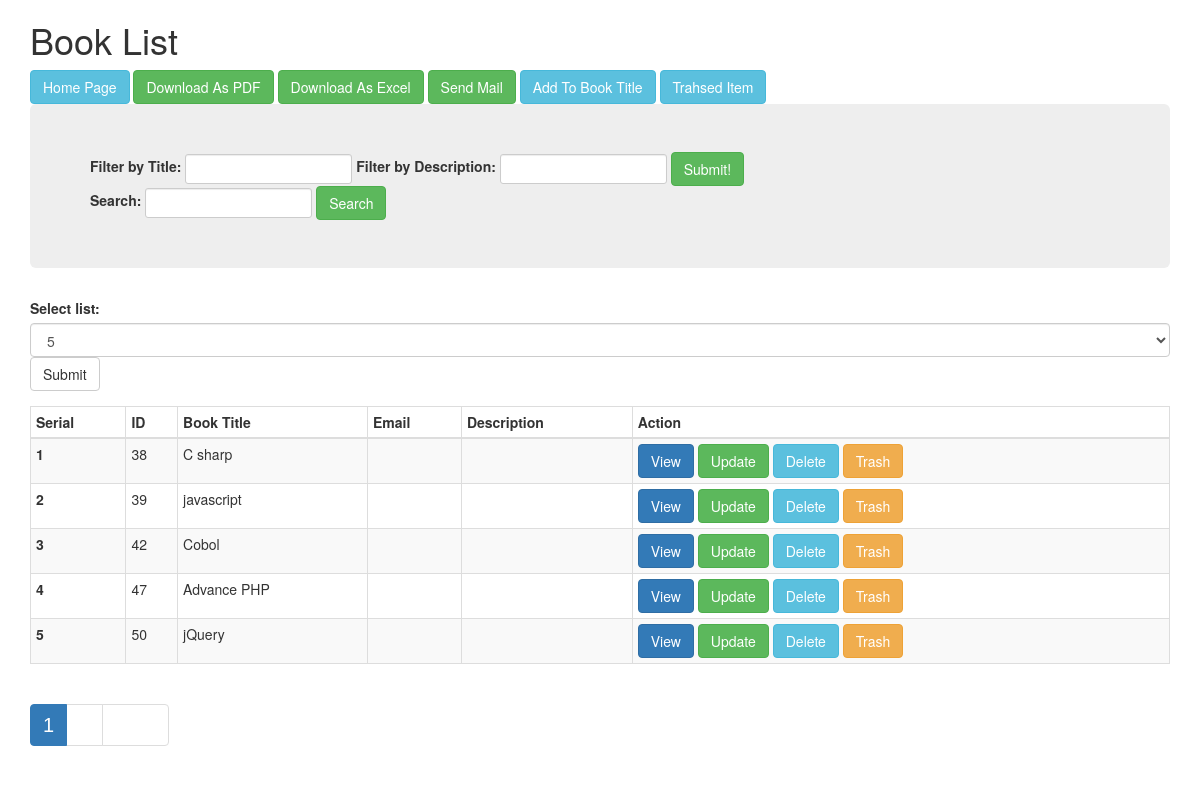
Before: /views/SEIP128014/Book/index.php with the older database file.
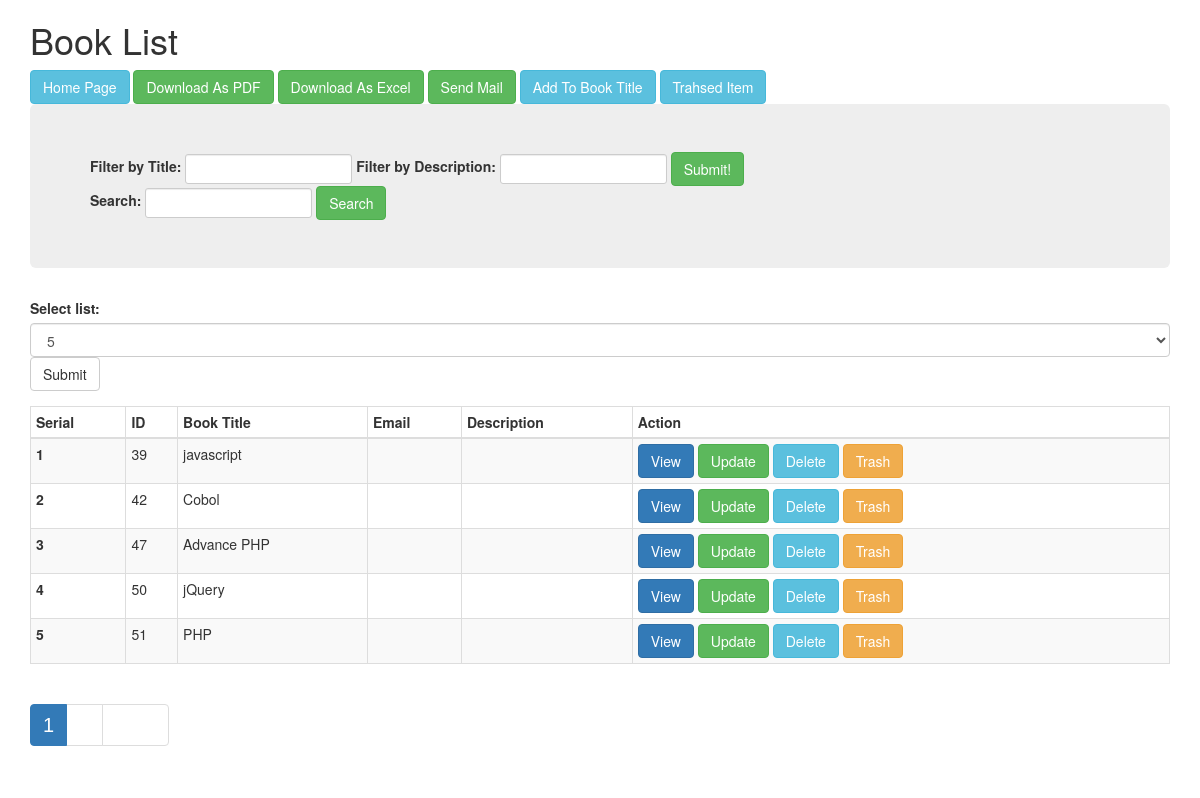
After: the same page with the newer database file.
### tables this page shows
CREATE TABLE IF NOT EXISTS `book` (
  `id` int(11) NOT NULL AUTO_INCREMENT,
  `title` varchar(50) NOT NULL,
  `email` varchar(255) NOT NULL,
  `description` text NOT NULL,
  `trash_at` varchar(50) DEFAULT NULL,
  PRIMARY KEY (`id`)
);

### src/Bitm/SEIP128014/Book/Book.php (called while the page is built, shortened)
<?php
class Book
{
    public $conn;
    public function count(){
        $sql = "SELECT COUNT(*) AS totalItem FROM `atomicprojectb20`.`book` WHERE `trash_at` IS NULL";
        $result = $this->conn->query($sql);
        $row = $result->fetch_object();
        return $row->totalItem;
    }
    public function paginator($pageStartFrom=0,$limit=5){
        $sql = "SELECT * FROM `book` WHERE `trash_at` IS NULL LIMIT {$pageStartFrom},{$limit}";
        $result = $this->conn->query($sql);
        $allBook = array();
        if($result){
            while($row = $result->fetch_object()){
                $allBook[]=$row;
            }
        }
        return $allBook;
    }
    public function __construct()
    {
        $this->conn = new \mysqli("localhost", "root", "", "atomicprojectb20") or die("Sorry Connection Establish Fail!");
    }
}

### views/SEIP128014/Book/index.php (the view, shortened to what this page needs)
<?php
$book = new Book();
$itemPerPage=$_SESSION['itemPerPage'];
$totalItem=$book->count();
$totalPage = ceil($totalItem/$itemPerPage);
$pagination = "";
if(array_key_exists('pageNumber',$_GET)){
    $pageNumber = $_GET['pageNumber'];
}else{
    $pageNumber = 1;
}
for($i=1; $i<=$totalPage; $i++){
    $class = ($i==$pageNumber)? "active" : "";
    $pagination.="<li class='$class'><a href='index.php?pageNumber=$i'>$i</a></li>";
}
$pageStartFrom = $itemPerPage*($pageNumber-1);
if(strtoupper($_SERVER['REQUEST_METHOD']=='GET')) {
    $allBook = $book->paginator($pageStartFrom,$itemPerPage);
}
?>
<!DOCTYPE html>
<html lang="en">
  <head>
    <link href="../../../resource/bootstrap/css/bootstrap.min.css" rel="stylesheet">
  </head>
  <body>
  <div class="container">
      <div class="row">
          <div class="col-lg-12 col-md-12">
              <div class="heading">
                 <h1>Book List</h1>
                  <a class="btn btn-info" href="../../../index.php">Home Page</a>
                  <a class="btn btn-success" href="pdf.php">Download As PDF</a>
                  <a class="btn btn-success" href="excel.php">Download As Excel</a>
                  <a class="btn btn-success" href="mail.php">Send Mail</a>
                  <span><a href="create.php" class="btn btn-info">Add To Book Title</a></span>
                  <span><a href="trashed.php" class="btn btn-info">Trahsed Item</a></span>
              </div>
          </div>
      </div>
  </div>
  <div class="container">
      <div class="row">
          <div class="col-lg-12">
              <div class="jumbotron">
                  <form role="form" action="index.php" method="post">
                      <div class="form-group-sm form-inline">
                          <label for="title">Filter by Title:</label>
                          <input class="form-control" type="text" name="filterByTitle" value="" id="title">
                          <label  for="summary">Filter by Description:</label>
                          <input class="form-control" type="text" name="filterByDescription" value="" id="summary">
                          <button type="submit" class="btn-success btn">Submit!</button>
                      </div>
                  </form>
                  <form role="form" action="index.php" method="get">
                      <div class="form-group-sm form-inline">
                          <label for="search">Search:</label>
                          <input class="form-control" type="text" name="search" value="" id="search">
                          <button class="btn btn-success" type="submit">Search</button>
                      </div>
                  </form>
              </div>
          </div>
      </div>
  </div>
    <div class="container">
        <div class="row">
            <div class="col-ls-12 col-md-12">
                <div class="floatLeft">
                    <div class="form-group">
                        <form role="form" action="">
                            <label for="sel1">Select list:</label>
                            <select class="form-control" id="sel1" name="itemPerPage">
                                <option <?php if($itemPerPage == 5){echo "selected"; } ?>>5</option>
                            </select>
                            <input class="btn btn-default" type="submit" value="Submit" name="submit">
                        </form>
                    </div>
                </div>
                <div class="table-responsive">
                    <table class="table table-striped table-condensed table-bordered table-rounded">
                        <thead>
                            <tr>
                                <th>Serial</th>
                                <th>ID</th>
                                <th>Book Title</th>
                                <th>Email</th>
                                <th>Description</th>
                                <th>Action</th>
                            </tr>
                        </thead>
                        <tbody>
                        <?php
                        $sl=0;
                        foreach($allBook as $book){
                           $sl++; ?>
                            <tr>
                                <th scope="2"><?php echo $sl+$pageStartFrom; ?></th>
                                <td><?php echo $book->id; ?></td>
                                <td><?php echo $book->title; ?></td>
                                <td><?php echo $book->email; ?></td>
                                <td><?php echo $book->description; ?></td>
                                <td>
                                    <a class="btn btn-primary" href="view.php?id=<?php echo $book->id; ?>">View</a>
                                    <a class="btn btn-success" href="edit.php?id=<?php echo $book->id; ?>">Update</a>
                                    <a class="btn btn-info" href="delete.php?id=<?php echo $book->id; ?>">Delete</a>
                                    <a class="btn btn-warning" href="trash.php?id=<?php echo $book->id; ?>">Trash</a>
                                </td>
                            </tr>
                       <?php }?>
                        </tbody>
                    </table>
                </div>
                <?php if((strtoupper($_SERVER['REQUEST_METHOD']=='GET'))&&(empty($_GET['search']))) { ?>
                <ul class="pagination">
                    <?php echo $pagination; ?>
                    <?php  if( $pageNumber < $totalPage ): ?>
                        <li><a href="index.php?pageNumber=<?php $next = $pageNumber+1; echo $next;?>">Next</a></li>
                    <?php endif; ?>
                </ul>
            </div>
            <?php } ?>
        </div>
    </div>
      <link rel="stylesheet" href="https://code.jquery.com/ui/1.12.0/themes/base/jquery-ui.css">
      <link rel="stylesheet" href="/resources/demos/style.css">
  </body>
</html>

### resource/assets/style.css (style rules this page uses)
ul li a { text-decoration: none; font-family: sans-serif; font-size: 20px; color: #fff !important; }
a { text-decoration: none !important; }

Changed rows visible on the page:
removed book: pageStartFrom "1", id "38", title "C sharp"
changed book "javascript": pageStartFrom "2" → "1"
changed book "Cobol": pageStartFrom "3" → "2"
changed book "Advance PHP": pageStartFrom "4" → "3"
changed book "jQuery": pageStartFrom "5" → "4"
now on this page (row edited): book: pageStartFrom "5", id "51", title "PHP"
